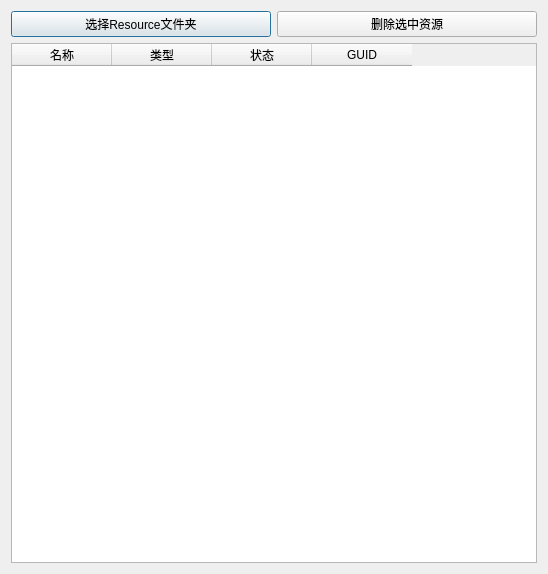
<?xml version="1.0" encoding="UTF-8"?>
<ui version="4.0">
 <class>UnityResourceManager</class>
 <widget class="QDialog" name="UnityResourceManager">
  <property name="geometry">
   <rect>
    <x>0</x>
    <y>0</y>
    <width>548</width>
    <height>574</height>
   </rect>
  </property>
  <property name="windowTitle">
   <string> Unity Resource管理</string>
  </property>
  <layout class="QVBoxLayout" name="verticalLayout">
   <item>
    <layout class="QHBoxLayout" name="horizontalLayout">
     <item>
      <widget class="QPushButton" name="btnSelectResourceFolder">
       <property name="text">
        <string>选择Resource文件夹</string>
       </property>
      </widget>
     </item>
     <item>
      <widget class="QPushButton" name="btnDeleteSelected">
       <property name="text">
        <string>删除选中资源</string>
       </property>
      </widget>
     </item>
    </layout>
   </item>
   <item>
    <widget class="QTableWidget" name="tblFileList">
     <property name="dragEnabled">
      <bool>true</bool>
     </property>
     <property name="dragDropMode">
      <enum>QAbstractItemView::DragDrop</enum>
     </property>
     <property name="sortingEnabled">
      <bool>true</bool>
     </property>
     <column>
      <property name="text">
       <string>名称</string>
      </property>
     </column>
     <column>
      <property name="text">
       <string>类型</string>
      </property>
     </column>
     <column>
      <property name="text">
       <string>状态</string>
      </property>
     </column>
     <column>
      <property name="text">
       <string>GUID</string>
      </property>
     </column>
    </widget>
   </item>
  </layout>
 </widget>
 <resources/>
 <connections/>
</ui>
